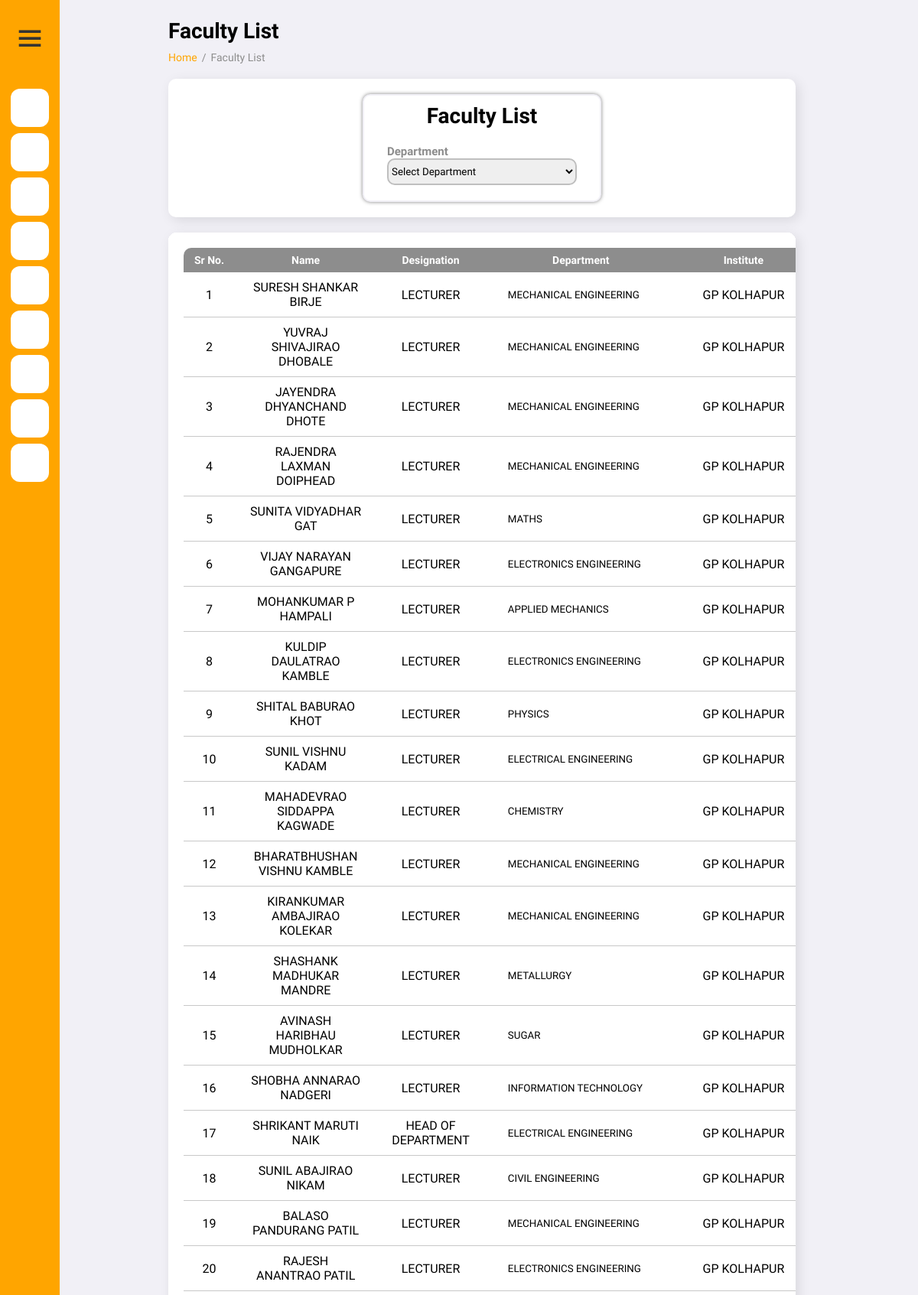
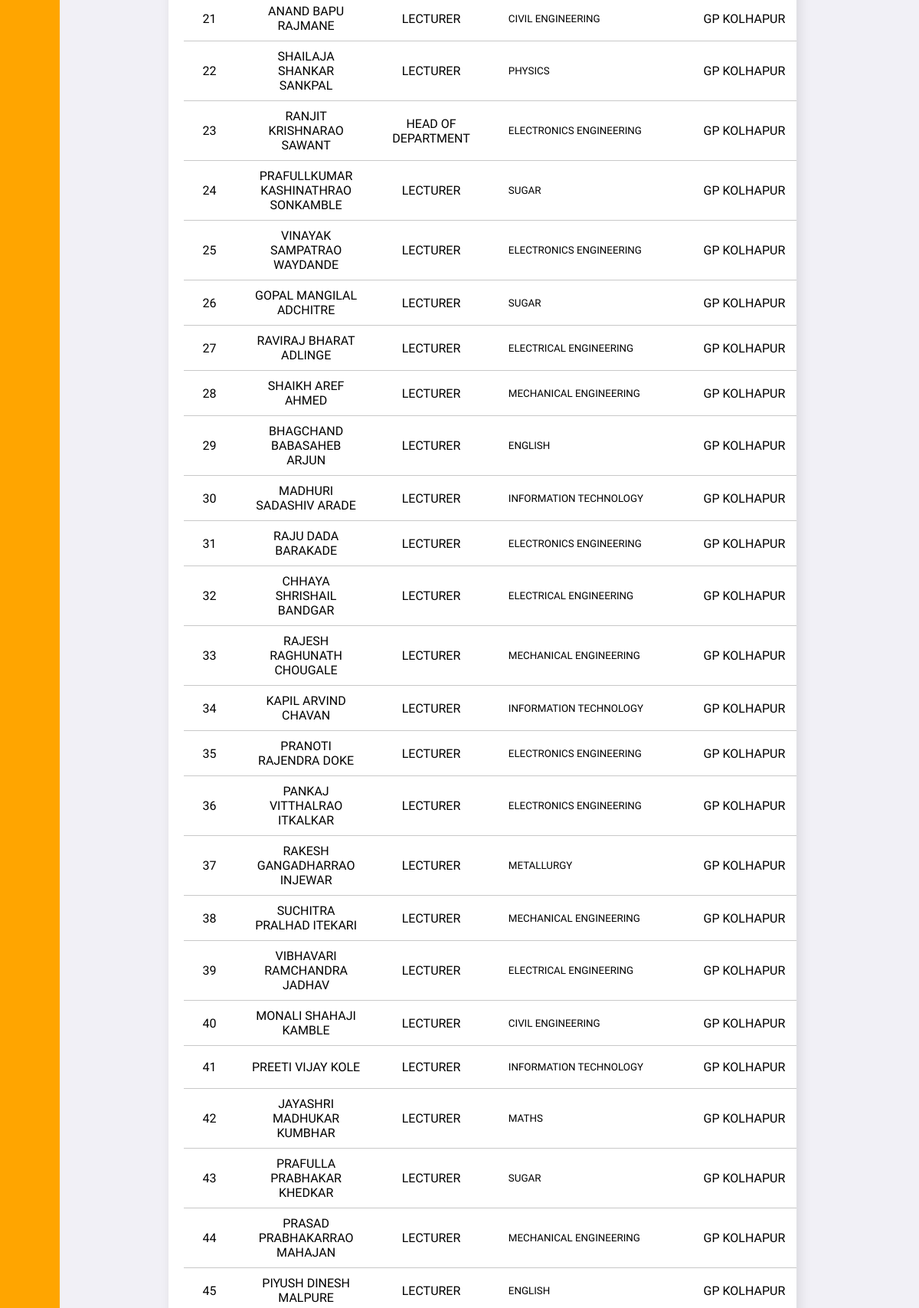
/facultylist.php (upper part), run on the app's committed database (2 pictures, top to bottom).
### tables this page shows
CREATE TABLE `faculty_details` (
  `id` varchar(3) DEFAULT NULL,
  `faculty_name` varchar(37) DEFAULT NULL,
  `facultymail` varchar(29) DEFAULT NULL,
  `designation` varchar(21) DEFAULT NULL,
  `department` varchar(23) DEFAULT NULL,
  `inst_name` varchar(34) DEFAULT NULL,
  `inst_code` varchar(250) NOT NULL,
  `phone` varchar(11) DEFAULT NULL,
  `bankname` varchar(29) DEFAULT NULL,
  `account no` varchar(18) DEFAULT NULL,
  `IFSC code` varchar(12) DEFAULT NULL
);

### facultylist.php (the view, shortened to what this page needs)
<?php
require_once 'connect.php';
?>
<!DOCTYPE html>
<html lang="en">
<head>
    <link href='https://unpkg.com/boxicons@2.0.9/css/boxicons.min.css' rel='stylesheet'>
    <link href='https://unpkg.com/boxicons@2.0.7/css/boxicons.min.css' rel='stylesheet'>
   <link rel="stylesheet" href="style2.css">
</head>
<body>
<div class="sidebar">
    <div class="logo-details">
      <i class=''></i>
        <i class='bx bx-menu' id="btn" ></i>
    </div>
    <ul class="nav-list">
      <li>
        <a href="dashboard.php">
          <i class=''><ion-icon name="home-outline"></i>
        </a>
      </li>
      <li>
       <a href="schemeupload.php">
         <i class='' ><ion-icon name="cloud-upload-outline"></i>
       </a>
     </li>
     <li>
       <a href="examorder.php">
         <i class='' ><ion-icon name="people-outline"></i>
       </a>
     </li>
     <li>
       <a href="facultydetails.php">
         <i class='' ><ion-icon name="people-circle-outline"></i>
       </a>
     </li>
     <li>
       <a href="facultylist.php">
         <i class='' ><ion-icon name="people-circle-outline"></i>
       </a>
     </li>
     <li>
       <a href="editfaculty.php">
         <i class='' ><ion-icon name="people-circle-outline"></i>
       </a>
     </li>
     <li>
       <a href="staffdetails.php">
         <i class='' ><ion-icon name="people-outline"></ion-icon></i>
       </a>
     </li>
     <li>
       <a href="stafflist.php">
         <i class='' ><ion-icon name="people-outline"></ion-icon></i>
       </a>
     </li>
     <li>
       <a href="editstaff.php">
         <i class='' ><ion-icon name="people-outline"></ion-icon></i>
       </a>
     </li>
    </ul>
  </div>
    <section id="content">
        <main>
            <h1 class="title">Faculty List</h1>
            <ul class="breadcrumbs">
                <li><a href="dashboard.php">Home</a></li>
                <li class="divider">/</li>
                <li><a href="facultylist.php" class="active">Faculty List</a></li>
            </ul>
            <div class="data">
                <div class="content-data">
                <form action="" class="form" style="background: #fff;" name="searchform">
                <div class="heading">
                    Faculty List
                </div>
                    <div class="form-control">
                        <label for="">Department</label>
                        <select name="searchdept" id="searchdept">
                        <option value="" disabled selected>Select Department</option>
                        </select>
                    </div>
                </form>
                </div>
            </div>
            <div class="data">
                <div class="content-data" style="overflow:scroll;">
                    <table id="mytb" width="100%">
                        <form action="" method='post' name='dataform'>
                            <tr id="tbcols">
                                <th>Sr No.</th>
                                <th>Name</th>
                                <th>Designation</th>
                                <th>Department</th>
                                <th>Institute</th>
                            </tr>
                            <?php
                            $counter = 0;
                            $sql = "SELECT *from faculty_details";
                            $result = mysqli_query($conn,$sql);
                            while ($row = mysqli_fetch_array($result)) {
                                $counter+=1;
                                ?>
                                <tr id='tablerows'>
                                    <td>
                                        <span id='srnumber'>
                                            <?= $counter; ?>
                                        </span>
                                    </td>
                                    <td><?= $row['faculty_name']; ?></td>
                                    <td><?= $row['designation'];?></td>
                                    <td>
                                   <input type="text" readonly class="staffdept" id="txtfield" style="border: none;outline:none;" value="<?php echo $row['department'];?>">
                                    </td>
                                    <td>
                                    <?= $row['inst_name'];?>
                                    </td>
                                </tr>
                                <?php
                             } ?>
                        </form>
                    </table>
                </div>
            </div>
        </main>
    </section>
    <?php require_once'footer.php';?>
</body>
</html>

### footer.php (shortened to what this page needs)
<!DOCTYPE html>
<html lang="en">
<head>
</head>
<body>
</body>
</html>

### style2.css (style rules this page uses)
* { font-family: 'Open Sans', sans-serif; margin: 0; padding: 0; box-sizing: border-box; }
:root { --grey: #F1F0F6; --dark-grey: #8D8D8D; --light: #fff; --dark: #000; --green: #81D43A; --light-green: #E3FFCB; --blue: orange; --light-blue: #D0E4FF; --dark-blue: orangered; --red: #FC3B56; }
html { overflow-x: hidden; }
body { background: var(--grey); overflow-x: hidden; }
a { text-decoration: none; }
li { list-style: none; }
#content { position: relative; width: calc(100% - 260px); left: 260px; transition: all .3s ease; }
main { width: 100%; padding: 24px 20px 20px 20px; }
main .title { font-size: 28px; font-weight: 600; margin-bottom: 10px; }
main .breadcrumbs { display: flex; grid-gap: 6px; }
main .breadcrumbs li, main .breadcrumbs li a { font-size: 14px; }
main .breadcrumbs li a { color: var(--blue); }
main .breadcrumbs li a.active, main .breadcrumbs li.divider { color: var(--dark-grey); pointer-events: none; }
main .data { display: flex; grid-gap: 20px; margin-top: 20px; flex-wrap: wrap; }
main .data .content-data { flex-grow: 1; flex-basis: 400px; padding: 20px; background: var(--light); border-radius: 10px; box-shadow: 4px 4px 16px rgba(0, 0, 0, .1); }
main form { margin-top: 6px; }
.form { width: 90%; max-width: 700px; padding: 10px 30px; margin: auto; border: 2px solid var(--grey); border-radius: 10px; box-shadow: 0px 0px 5px rgba(0, 0, 0, 0.507); }
.form .heading { font-size: 28px; text-align: center; font-weight: 800; margin-bottom: 20px; }
.form label { width: 100%; font-size: 15px; color: var(--dark-grey); font-weight: 800; }
.form select { width: 100%; height: 35px; margin-bottom: 10px; border: 2px solid rgb(191, 191, 191); border-radius: 10px; }
table { padding: 8px 16px; border-collapse: collapse; text-align: center; border-radius: 10px; overflow: hidden; }
table th { background-color: var(--dark-grey); padding: 8px; font-weight: 800; font-size: 20px; color: white; }
table tr td { border-bottom: 1px solid rgb(200, 200, 200); padding: 10px 20px; }
#txtfield { padding: 10px 10px; }
.content-data #mytb th { font-size: 14px; }
#content { position: relative; width: calc(100% - 340px); left: 200px; transition: all .3s ease; }
.form { width: 40%; padding: 10px 30px; margin: auto; border: 2px solid var(--grey); border-radius: 10px; box-shadow: 0px 0px 5px rgba(0, 0, 0, 0.507); }
table { padding: 58px 66px; border-collapse: collapse; text-align: center; border-radius: 10px; overflow: hidden; }
* { margin: 0; padding: 0; box-sizing: border-box; font-family: "Poppins" , sans-serif; }
.sidebar { position: fixed; left: 0; top: 0; height: 100%; width: 78px; background:orange; padding: 6px 14px; z-index: 99; transition: all 0.5s ease; }
.sidebar .logo-details { height: 90px; display: flex; align-items: center; position: relative; }
.sidebar .logo-details #btn { position: absolute; top: 50%; right: 0; transform: translateY(-50%); font-size: 32px; transition: all 0.4s ease; font-size: 43px; text-align: center; cursor: pointer; transition: all 0.5s ease; }
.sidebar i { color: #333; height: 60px; min-width: 50px; font-size: 100px; text-align: center; line-height: 60px; }
.sidebar .nav-list { margin-top: 20px; height: 100%; }
.sidebar li { position: relative; margin: 8px 0; list-style: none; }
.sidebar li a { display: flex; height: 100%; width: 100%; border-radius: 12px; align-items: center; text-decoration: none; transition: all 0.4s ease; background: #fff; }
.sidebar li i { height: 50px; line-height: 50px; font-size: 18px; border-radius: 12px; }

### footer.php (style rules this page uses)
* { font-family: 'Prompt', sans-serif; }

### data on the page
faculty_details: faculty_name "SURESH SHANKAR BIRJE", designation "LECTURER", department "MECHANICAL ENGINEERING", inst_name "GP KOLHAPUR"
faculty_details: faculty_name "YUVRAJ SHIVAJIRAO DHOBALE", designation "LECTURER", department "MECHANICAL ENGINEERING", inst_name "GP KOLHAPUR"
faculty_details: faculty_name "JAYENDRA DHYANCHAND DHOTE", designation "LECTURER", department "MECHANICAL ENGINEERING", inst_name "GP KOLHAPUR"
faculty_details: faculty_name "RAJENDRA LAXMAN DOIPHEAD", designation "LECTURER", department "MECHANICAL ENGINEERING", inst_name "GP KOLHAPUR"
faculty_details: faculty_name "SUNITA VIDYADHAR GAT", designation "LECTURER", department "MATHS", inst_name "GP KOLHAPUR"
faculty_details: faculty_name "VIJAY NARAYAN GANGAPURE", designation "LECTURER", department "ELECTRONICS ENGINEERING", inst_name "GP KOLHAPUR"
faculty_details: faculty_name "MOHANKUMAR P HAMPALI", designation "LECTURER", department "APPLIED MECHANICS", inst_name "GP KOLHAPUR"
faculty_details: faculty_name "KULDIP DAULATRAO KAMBLE", designation "LECTURER", department "ELECTRONICS ENGINEERING", inst_name "GP KOLHAPUR"
faculty_details: faculty_name "SHITAL BABURAO KHOT", designation "LECTURER", department "PHYSICS", inst_name "GP KOLHAPUR"
faculty_details: faculty_name "SUNIL VISHNU KADAM", designation "LECTURER", department "ELECTRICAL ENGINEERING", inst_name "GP KOLHAPUR"
faculty_details: faculty_name "MAHADEVRAO SIDDAPPA KAGWADE", designation "LECTURER", department "CHEMISTRY", inst_name "GP KOLHAPUR"
faculty_details: faculty_name "BHARATBHUSHAN VISHNU KAMBLE", designation "LECTURER", department "MECHANICAL ENGINEERING", inst_name "GP KOLHAPUR"
faculty_details: faculty_name "KIRANKUMAR AMBAJIRAO KOLEKAR", designation "LECTURER", department "MECHANICAL ENGINEERING", inst_name "GP KOLHAPUR"
faculty_details: faculty_name "SHASHANK MADHUKAR MANDRE", designation "LECTURER", department "METALLURGY", inst_name "GP KOLHAPUR"
faculty_details: faculty_name "AVINASH HARIBHAU MUDHOLKAR", designation "LECTURER", department "SUGAR", inst_name "GP KOLHAPUR"
faculty_details: faculty_name "SHOBHA ANNARAO NADGERI", designation "LECTURER", department "INFORMATION TECHNOLOGY", inst_name "GP KOLHAPUR"
faculty_details: faculty_name "SHRIKANT MARUTI NAIK", designation "HEAD OF DEPARTMENT", department "ELECTRICAL ENGINEERING", inst_name "GP KOLHAPUR"
faculty_details: faculty_name "SUNIL ABAJIRAO NIKAM", designation "LECTURER", department "CIVIL ENGINEERING", inst_name "GP KOLHAPUR"
faculty_details: faculty_name "BALASO PANDURANG PATIL", designation "LECTURER", department "MECHANICAL ENGINEERING", inst_name "GP KOLHAPUR"
faculty_details: faculty_name "RAJESH ANANTRAO PATIL", designation "LECTURER", department "ELECTRONICS ENGINEERING", inst_name "GP KOLHAPUR"
faculty_details: faculty_name "ANAND BAPU RAJMANE", designation "LECTURER", department "CIVIL ENGINEERING", inst_name "GP KOLHAPUR"
faculty_details: faculty_name "SHAILAJA SHANKAR SANKPAL", designation "LECTURER", department "PHYSICS", inst_name "GP KOLHAPUR"
faculty_details: faculty_name "RANJIT KRISHNARAO SAWANT", designation "HEAD OF DEPARTMENT", department "ELECTRONICS ENGINEERING", inst_name "GP KOLHAPUR"
faculty_details: faculty_name "PRAFULLKUMAR KASHINATHRAO SONKAMBLE", designation "LECTURER", department "SUGAR", inst_name "GP KOLHAPUR"
faculty_details: faculty_name "VINAYAK SAMPATRAO WAYDANDE", designation "LECTURER", department "ELECTRONICS ENGINEERING", inst_name "GP KOLHAPUR"
faculty_details: faculty_name "GOPAL MANGILAL ADCHITRE", designation "LECTURER", department "SUGAR", inst_name "GP KOLHAPUR"
faculty_details: faculty_name "RAVIRAJ BHARAT ADLINGE", designation "LECTURER", department "ELECTRICAL ENGINEERING", inst_name "GP KOLHAPUR"
faculty_details: faculty_name "SHAIKH AREF AHMED", designation "LECTURER", department "MECHANICAL ENGINEERING", inst_name "GP KOLHAPUR"
faculty_details: faculty_name "BHAGCHAND BABASAHEB ARJUN", designation "LECTURER", department "ENGLISH", inst_name "GP KOLHAPUR"
faculty_details: faculty_name "MADHURI SADASHIV ARADE", designation "LECTURER", department "INFORMATION TECHNOLOGY", inst_name "GP KOLHAPUR"
faculty_details: faculty_name "RAJU DADA BARAKADE", designation "LECTURER", department "ELECTRONICS ENGINEERING", inst_name "GP KOLHAPUR"
faculty_details: faculty_name "CHHAYA SHRISHAIL BANDGAR", designation "LECTURER", department "ELECTRICAL ENGINEERING", inst_name "GP KOLHAPUR"
faculty_details: faculty_name "RAJESH RAGHUNATH CHOUGALE", designation "LECTURER", department "MECHANICAL ENGINEERING", inst_name "GP KOLHAPUR"
faculty_details: faculty_name "KAPIL ARVIND CHAVAN", designation "LECTURER", department "INFORMATION TECHNOLOGY", inst_name "GP KOLHAPUR"
faculty_details: faculty_name "PRANOTI RAJENDRA DOKE", designation "LECTURER", department "ELECTRONICS ENGINEERING", inst_name "GP KOLHAPUR"
faculty_details: faculty_name "PANKAJ VITTHALRAO ITKALKAR", designation "LECTURER", department "ELECTRONICS ENGINEERING", inst_name "GP KOLHAPUR"
faculty_details: faculty_name "RAKESH GANGADHARRAO INJEWAR", designation "LECTURER", department "METALLURGY", inst_name "GP KOLHAPUR"
faculty_details: faculty_name "SUCHITRA PRALHAD ITEKARI", designation "LECTURER", department "MECHANICAL ENGINEERING", inst_name "GP KOLHAPUR"
faculty_details: faculty_name "VIBHAVARI RAMCHANDRA JADHAV", designation "LECTURER", department "ELECTRICAL ENGINEERING", inst_name "GP KOLHAPUR"
faculty_details: faculty_name "MONALI SHAHAJI KAMBLE", designation "LECTURER", department "CIVIL ENGINEERING", inst_name "GP KOLHAPUR"
faculty_details: faculty_name "PREETI VIJAY KOLE", designation "LECTURER", department "INFORMATION TECHNOLOGY", inst_name "GP KOLHAPUR"
faculty_details: faculty_name "JAYASHRI MADHUKAR KUMBHAR", designation "LECTURER", department "MATHS", inst_name "GP KOLHAPUR"
faculty_details: faculty_name "PRAFULLA PRABHAKAR KHEDKAR", designation "LECTURER", department "SUGAR", inst_name "GP KOLHAPUR"
faculty_details: faculty_name "PRASAD PRABHAKARRAO MAHAJAN", designation "LECTURER", department "MECHANICAL ENGINEERING", inst_name "GP KOLHAPUR"
faculty_details: faculty_name "PIYUSH DINESH MALPURE", designation "LECTURER", department "ENGLISH", inst_name "GP KOLHAPUR"
